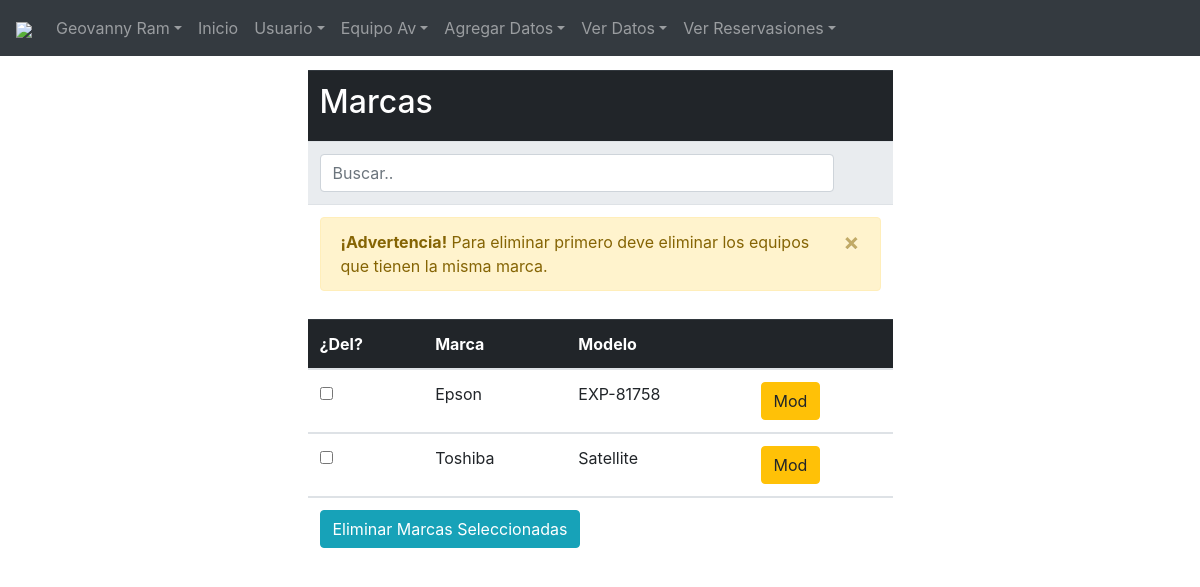
Page /pagAd/vermarc.php (signed in) on the committed database.
### tables this page shows
CREATE TABLE `usuario` (
  `iduser` varchar(200) NOT NULL,
  `nombre` varchar(100) NOT NULL,
  `apellido` varchar(100) NOT NULL,
  `pass` varchar(100) NOT NULL,
  `dep` int(11) NOT NULL,
  `tipo` int(11) NOT NULL,
  PRIMARY KEY (`iduser`),
  KEY `FK_usuariodep` (`dep`),
  KEY `FK_usuariotip` (`tipo`),
  CONSTRAINT `FK_usuariodep` FOREIGN KEY (`dep`) REFERENCES `departamento` (`iddep`),
  CONSTRAINT `FK_usuariotip` FOREIGN KEY (`tipo`) REFERENCES `tipous` (`idtipo`)
);

CREATE TABLE `marca` (
  `idmarca` int(11) NOT NULL AUTO_INCREMENT,
  `modelo` varchar(100) NOT NULL,
  `marca` varchar(100) DEFAULT NULL,
  PRIMARY KEY (`idmarca`),
  KEY `FK_marca` (`marca`)
);

### pagAd/vermarc.php (the view, shortened to what this page needs)
 <?php
 require_once('nav.php');
 ?>
<div class="table-responsive table-hover">
<table class="table table-full"><form method="post">
<tr class="thead-dark">
<th colspan="8"><h2>Marcas</h2></th>
</tr>
<tr class="thead-light">
<th colspan="2"><input class="form-control" id="myInput" type="text" placeholder="Buscar.."></th>
<th></th>
</tr>
<tr>
  <tr><td  colspan=8><div class='alert alert-warning alert-dismissible fade show'>
      <button type='button' class='close' data-dismiss='alert'>&times;</button>
      <strong>¡Advertencia!</strong> Para eliminar primero deve eliminar los equipos que tienen la misma marca.
    </td></tr></div>
<table class="table table-full">
<tr class="thead-dark">
<th>¿Del? </th>
<th>Marca</th>
<th>Modelo</th>
<th> </th>
</tr>
<?php
    $sql="SELECT *
			FROM
			marca";
    $results=$conn->query($sql);
    while($fila=$results->fetch_assoc()){
		echo "<tbody id='myTable'>";
        echo "<tr>";
        echo "<td><input type=checkbox name=eliminar[] value='$fila[idmarca]'></td>";
        echo "<td>$fila[marca] </td>";
        echo "<td>$fila[modelo] </td>";
        echo "<td><a class='btn btn-warning' href='indexa.php?pg=modmarc.php&idmarca=$fila[idmarca]'>";
        echo "Mod</a></td>";
    }
         ?>
     </tr>
	 </tbody>
     <tr>
       <td colspan="7"><input type="submit" name="del" class="btn btn-info" value="Eliminar Marcas Seleccionadas" /></td>
     </tr>
     </table>

### pagAd/nav.php (shortened to what this page needs)
<?php
if (!isset($_SESSION["id"])) {
  header('Location: ../index.php');
}else{
$id = $_SESSION['id'];
}
 ?>
<!DOCTYPE HTML>
<html language="es">
<head>
<link rel="stylesheet" href="../css/bootstrap.min.css" type="text/css" />
<link rel="stylesheet" href="../css/bootstrap-grid.min.css" type="text/css" />
</head>
<nav class="navbar navbar-expand-md bg-dark navbar-dark fixed-top">
<a class="navbar-brand" href="#"><img src="../img/logo-new-white.png" style="width: 180px;" /></a>
<div class="collapse navbar-collapse" id="collapsibleNavbar">
<ul class="navbar-nav">
<li class="nav-item dropdown">
<a class="nav-link dropdown-toggle" href="#" id="navbardrop" data-toggle="dropdown"><?php
$sql="SELECT * FROM usuario where iduser = '$id'";
$results=$conn->query($sql);
$fila=$results->fetch_assoc();
echo "$fila[nombre] $fila[apellido]";
?></a>
</li>
<li class="nav-item">
<a class="nav-link" href="indexa.php">Inicio</a>
</li>
<li class="nav-item dropdown">
<a class="nav-link dropdown-toggle" href="#" id="navbardrop" data-toggle="dropdown">Usuario</a>
</li>
     <li class="nav-item dropdown"><a class="nav-link dropdown-toggle" href="#" data-toggle="dropdown">Equipo Av</a>
</li>
<li class="nav-item dropdown">
<a class="nav-link dropdown-toggle" href="#" id="navbardrop" data-toggle="dropdown">Agregar Datos</a>
</li>
<li class="nav-item dropdown">
<a class="nav-link dropdown-toggle" href="#" id="navbardrop" data-toggle="dropdown">Ver Datos</a>
</li>
<li class="nav-item dropdown">
<a class="nav-link dropdown-toggle" href="#" id="navbardrop" data-toggle="dropdown">Ver Reservasiones</a>
</li>
</ul>
</div>
</nav>
<div class="container-fluid" style="margin-top:70px">

### rows in the picture
usuario: nombre "Geovanny", apellido "Ram"
marca: marca "Epson", modelo "EXP-81758"
marca: marca "Toshiba", modelo "Satellite"
